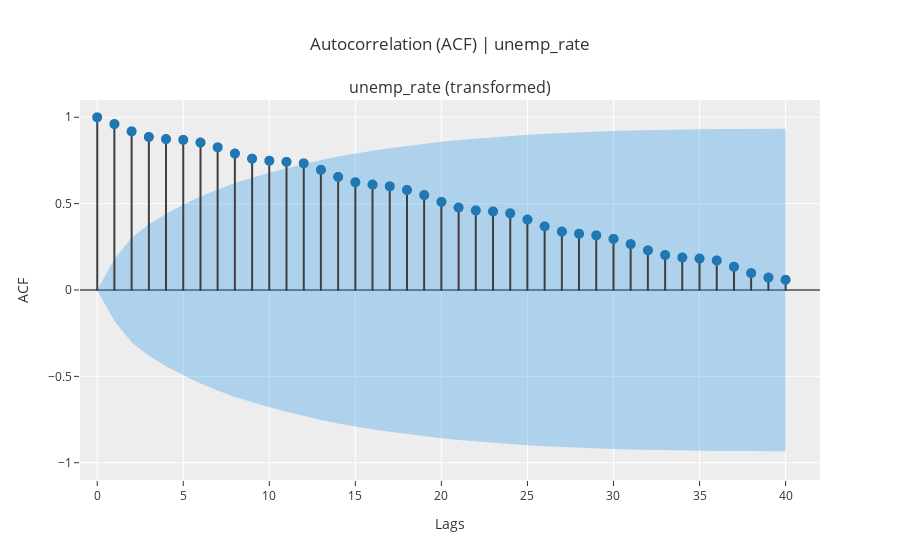

Here is the notebook cell this chart was saved with:
### Code cell
exp.plot_model(plot="acf")

### Figure 1 — Plotly figure (JSON) as saved in the notebook; plotly's stock layout.template omitted (floating-point values rounded to 4 significant figures)
{"data": [{"line": {"color": "#3f3f3f"}, "marker": {"size": 10}, "mode": "lines", "name": "ACF", "showlegend": false, "type": "scattergl", "x": [0, 0], "xaxis": "x", "y": [0, 1], "yaxis": "y"}, {"line": {"color": "#3f3f3f"}, "marker": {"size": 10}, "mode": "lines", "name": "ACF", "showlegend": false, "type": "scattergl", "x": [1, 1], "xaxis": "x", "y": [0, 0.9607], "yaxis": "y"}, {"line": {"color": "#3f3f3f"}, "marker": {"size": 10}, "mode": "lines", "name": "ACF", "showlegend": false, "type": "scattergl", "x": [2, 2], "xaxis": "x", "y": [0, 0.9185], "yaxis": "y"}, {"line": {"color": "#3f3f3f"}, "marker": {"size": 10}, "mode": "lines", "name": "ACF", "showlegend": false, "type": "scattergl", "x": [3, 3], "xaxis": "x", "y": [0, 0.8861], "yaxis": "y"}, {"line": {"color": "#3f3f3f"}, "marker": {"size": 10}, "mode": "lines", "name": "ACF", "showlegend": false, "type": "scattergl", "x": [4, 4], "xaxis": "x", "y": [0, 0.8739], "yaxis": "y"}, {"line": {"color": "#3f3f3f"}, "marker": {"size": 10}, "mode": "lines", "name": "ACF", "showlegend": false, "type": "scattergl", "x": [5, 5], "xaxis": "x", "y": [0, 0.8696], "yaxis": "y"}, {"line": {"color": "#3f3f3f"}, "marker": {"size": 10}, "mode": "lines", "name": "ACF", "showlegend": false, "type": "scattergl", "x": [6, 6], "xaxis": "x", "y": [0, 0.8538], "yaxis": "y"}, {"line": {"color": "#3f3f3f"}, "marker": {"size": 10}, "mode": "lines", "name": "ACF", "showlegend": false, "type": "scattergl", "x": [7, 7], "xaxis": "x", "y": [0, 0.8263], "yaxis": "y"}, {"line": {"color": "#3f3f3f"}, "marker": {"size": 10}, "mode": "lines", "name": "ACF", "showlegend": false, "type": "scattergl", "x": [8, 8], "xaxis": "x", "y": [0, 0.7901], "yaxis": "y"}, {"line": {"color": "#3f3f3f"}, "marker": {"size": 10}, "mode": "lines", "name": "ACF", "showlegend": false, "type": "scattergl", "x": [9, 9], "xaxis": "x", "y": [0, 0.7604], "yaxis": "y"}, {"line": {"color": "#3f3f3f"}, "marker": {"size": 10}, "mode": "lines", "name": "ACF", "showlegend": false, "type": "scattergl", "x": [10, 10], "xaxis": "x", "y": [0, 0.7484], "yaxis": "y"}, {"line": {"color": "#3f3f3f"}, "marker": {"size": 10}, "mode": "lines", "name": "ACF", "showlegend": false, "type": "scattergl", "x": [11, 11], "xaxis": "x", "y": [0, 0.7419], "yaxis": "y"}, {"line": {"color": "#3f3f3f"}, "marker": {"size": 10}, "mode": "lines", "name": "ACF", "showlegend": false, "type": "scattergl", "x": [12, 12], "xaxis": "x", "y": [0, 0.7334], "yaxis": "y"}, {"line": {"color": "#3f3f3f"}, "marker": {"size": 10}, "mode": "lines", "name": "ACF", "showlegend": false, "type": "scattergl", "x": [13, 13], "xaxis": "x", "y": [0, 0.6956], "yaxis": "y"}, {"line": {"color": "#3f3f3f"}, "marker": {"size": 10}, "mode": "lines", "name": "ACF", "showlegend": false, "type": "scattergl", "x": [14, 14], "xaxis": "x", "y": [0, 0.655], "yaxis": "y"}, {"line": {"color": "#3f3f3f"}, "marker": {"size": 10}, "mode": "lines", "name": "ACF", "showlegend": false, "type": "scattergl", "x": [15, 15], "xaxis": "x", "y": [0, 0.624], "yaxis": "y"}, {"line": {"color": "#3f3f3f"}, "marker": {"size": 10}, "mode": "lines", "name": "ACF", "showlegend": false, "type": "scattergl", "x": [16, 16], "xaxis": "x", "y": [0, 0.6102], "yaxis": "y"}, {"line": {"color": "#3f3f3f"}, "marker": {"size": 10}, "mode": "lines", "name": "ACF", "showlegend": false, "type": "scattergl", "x": [17, 17], "xaxis": "x", "y": [0, 0.6005], "yaxis": "y"}, {"line": {"color": "#3f3f3f"}, "marker": {"size": 10}, "mode": "lines", "name": "ACF", "showlegend": false, "type": "scattergl", "x": [18, 18], "xaxis": "x", "y": [0, 0.5791], "yaxis": "y"}, {"line": {"color": "#3f3f3f"}, "marker": {"size": 10}, "mode": "lines", "name": "ACF", "showlegend": false, "type": "scattergl", "x": [19, 19], "xaxis": "x", "y": [0, 0.5496], "yaxis": "y"}, {"line": {"color": "#3f3f3f"}, "marker": {"size": 10}, "mode": "lines", "name": "ACF", "showlegend": false, "type": "scattergl", "x": [20, 20], "xaxis": "x", "y": [0, 0.5103], "yaxis": "y"}, {"line": {"color": "#3f3f3f"}, "marker": {"size": 10}, "mode": "lines", "name": "ACF", "showlegend": false, "type": "scattergl", "x": [21, 21], "xaxis": "x", "y": [0, 0.4775], "yaxis": "y"}, {"line": {"color": "#3f3f3f"}, "marker": {"size": 10}, "mode": "lines", "name": "ACF", "showlegend": false, "type": "scattergl", "x": [22, 22], "xaxis": "x", "y": [0, 0.4606], "yaxis": "y"}, {"line": {"color": "#3f3f3f"}, "marker": {"size": 10}, "mode": "lines", "name": "ACF", "showlegend": false, "type": "scattergl", "x": [23, 23], "xaxis": "x", "y": [0, 0.4546], "yaxis": "y"}, {"line": {"color": "#3f3f3f"}, "marker": {"size": 10}, "mode": "lines", "name": "ACF", "showlegend": false, "type": "scattergl", "x": [24, 24], "xaxis": "x", "y": [0, 0.4442], "yaxis": "y"}, {"line": {"color": "#3f3f3f"}, "marker": {"size": 10}, "mode": "lines", "name": "ACF", "showlegend": false, "type": "scattergl", "x": [25, 25], "xaxis": "x", "y": [0, 0.4077], "yaxis": "y"}, {"line": {"color": "#3f3f3f"}, "marker": {"size": 10}, "mode": "lines", "name": "ACF", "showlegend": false, "type": "scattergl", "x": [26, 26], "xaxis": "x", "y": [0, 0.3685], "yaxis": "y"}, {"line": {"color": "#3f3f3f"}, "marker": {"size": 10}, "mode": "lines", "name": "ACF", "showlegend": false, "type": "scattergl", "x": [27, 27], "xaxis": "x", "y": [0, 0.3383], "yaxis": "y"}, {"line": {"color": "#3f3f3f"}, "marker": {"size": 10}, "mode": "lines", "name": "ACF", "showlegend": false, "type": "scattergl", "x": [28, 28], "xaxis": "x", "y": [0, 0.3258], "yaxis": "y"}, {"line": {"color": "#3f3f3f"}, "marker": {"size": 10}, "mode": "lines", "name": "ACF", "showlegend": false, "type": "scattergl", "x": [29, 29], "xaxis": "x", "y": [0, 0.3164], "yaxis": "y"}, {"line": {"color": "#3f3f3f"}, "marker": {"size": 10}, "mode": "lines", "name": "ACF", "showlegend": false, "type": "scattergl", "x": [30, 30], "xaxis": "x", "y": [0, 0.2959], "yaxis": "y"}, {"line": {"color": "#3f3f3f"}, "marker": {"size": 10}, "mode": "lines", "name": "ACF", "showlegend": false, "type": "scattergl", "x": [31, 31], "xaxis": "x", "y": [0, 0.2655], "yaxis": "y"}, {"line": {"color": "#3f3f3f"}, "marker": {"size": 10}, "mode": "lines", "name": "ACF", "showlegend": false, "type": "scattergl", "x": [32, 32], "xaxis": "x", "y": [0, 0.2298], "yaxis": "y"}, {"line": {"color": "#3f3f3f"}, "marker": {"size": 10}, "mode": "lines", "name": "ACF", "showlegend": false, "type": "scattergl", "x": [33, 33], "xaxis": "x", "y": [0, 0.2025], "yaxis": "y"}, {"line": {"color": "#3f3f3f"}, "marker": {"size": 10}, "mode": "lines", "name": "ACF", "showlegend": false, "type": "scattergl", "x": [34, 34], "xaxis": "x", "y": [0, 0.1884], "yaxis": "y"}, {"line": {"color": "#3f3f3f"}, "marker": {"size": 10}, "mode": "lines", "name": "ACF", "showlegend": false, "type": "scattergl", "x": [35, 35], "xaxis": "x", "y": [0, 0.182], "yaxis": "y"}, {"line": {"color": "#3f3f3f"}, "marker": {"size": 10}, "mode": "lines", "name": "ACF", "showlegend": false, "type": "scattergl", "x": [36, 36], "xaxis": "x", "y": [0, 0.1709], "yaxis": "y"}, {"line": {"color": "#3f3f3f"}, "marker": {"size": 10}, "mode": "lines", "name": "ACF", "showlegend": false, "type": "scattergl", "x": [37, 37], "xaxis": "x", "y": [0, 0.1346], "yaxis": "y"}, {"line": {"color": "#3f3f3f"}, "marker": {"size": 10}, "mode": "lines", "name": "ACF", "showlegend": false, "type": "scattergl", "x": [38, 38], "xaxis": "x", "y": [0, 0.0979], "yaxis": "y"}, {"line": {"color": "#3f3f3f"}, "marker": {"size": 10}, "mode": "lines", "name": "ACF", "showlegend": false, "type": "scattergl", "x": [39, 39], "xaxis": "x", "y": [0, 0.07192], "yaxis": "y"}, {"line": {"color": "#3f3f3f"}, "marker": {"size": 10}, "mode": "lines", "name": "ACF", "showlegend": false, "type": "scattergl", "x": [40, 40], "xaxis": "x", "y": [0, 0.05913], "yaxis": "y"}, {"marker": {"color": "#1f77b4", "size": 10}, "mode": "markers", "name": "ACF", "showlegend": false, "type": "scattergl", "x": [0, 1, 2, 3, 4, 5, 6, 7, 8, 9, 10, 11, 12, 13, 14, 15, 16, 17, 18, 19, 20, 21, 22, 23, 24, 25, 26, 27, 28, 29, 30, 31, 32, 33, 34, 35, 36, 37, 38, 39, 40], "xaxis": "x", "y": [1, 0.9607, 0.9185, 0.8861, 0.8739, 0.8696, 0.8538, 0.8263, 0.7901, 0.7604, 0.7484, 0.7419, 0.7334, 0.6956, 0.655, 0.624, 0.6102, 0.6005, 0.5791, 0.5496, 0.5103, 0.4775, 0.4606, 0.4546, 0.4442, 0.4077, 0.3685, 0.3383, 0.3258, 0.3164, 0.2959, 0.2655, 0.2298, 0.2025, 0.1884, 0.182, 0.1709, 0.1346, 0.0979, 0.07192, 0.05913], "yaxis": "y"}, {"line": {"color": "rgba(255,255,255,0)"}, "marker": {"size": 10}, "mode": "lines", "name": "UC", "showlegend": false, "type": "scatter", "x": [0, 1, 2, 3, 4, 5, 6, 7, 8, 9, 10, 11, 12, 13, 14, 15, 16, 17, 18, 19, 20, 21, 22, 23, 24, 25, 26, 27, 28, 29, 30, 31, 32, 33, 34, 35, 36, 37, 38, 39, 40], "xaxis": "x", "y": [0, 0.1789, 0.3018, 0.3809, 0.442, 0.4942, 0.541, 0.5825, 0.6189, 0.6504, 0.6783, 0.7042, 0.7288, 0.7521, 0.7724, 0.79, 0.8056, 0.8203, 0.8342, 0.847, 0.8583, 0.868, 0.8763, 0.8841, 0.8915, 0.8986, 0.9045, 0.9093, 0.9133, 0.917, 0.9205, 0.9235, 0.926, 0.9278, 0.9292, 0.9304, 0.9316, 0.9326, 0.9332, 0.9335, 0.9337], "yaxis": "y"}, {"fill": "tonexty", "fillcolor": "rgba(32, 146, 230,0.3)", "line": {"color": "rgba(255,255,255,0)"}, "marker": {"size": 10}, "mode": "lines", "name": "LC", "showlegend": false, "type": "scatter", "x": [0, 1, 2, 3, 4, 5, 6, 7, 8, 9, 10, 11, 12, 13, 14, 15, 16, 17, 18, 19, 20, 21, 22, 23, 24, 25, 26, 27, 28, 29, 30, 31, 32, 33, 34, 35, 36, 37, 38, 39, 40], "xaxis": "x", "y": [0, -0.1789, -0.3018, -0.3809, -0.442, -0.4942, -0.541, -0.5825, -0.6189, -0.6504, -0.6783, -0.7042, -0.7288, -0.7521, -0.7724, -0.79, -0.8056, -0.8203, -0.8342, -0.847, -0.8583, -0.868, -0.8763, -0.8841, -0.8915, -0.8986, -0.9045, -0.9093, -0.9133, -0.917, -0.9205, -0.9235, -0.926, -0.9278, -0.9292, -0.9304, -0.9316, -0.9326, -0.9332, -0.9335, -0.9337], "yaxis": "y"}], "layout": {"annotations": [{"font": {"size": 16}, "showarrow": false, "text": "unemp_rate (transformed)", "x": 0.5, "xanchor": "center", "xref": "paper", "y": 1, "yanchor": "bottom", "yref": "paper"}], "showlegend": false, "title": {"text": "Autocorrelation (ACF) | unemp_rate"}, "xaxis": {"anchor": "y", "domain": [0, 1], "range": [-1, 42], "title": {"text": "Lags"}}, "yaxis": {"anchor": "x", "domain": [0, 1], "range": [-1.1, 1.1], "title": {"text": "ACF"}, "zerolinecolor": "#000000"}}}
